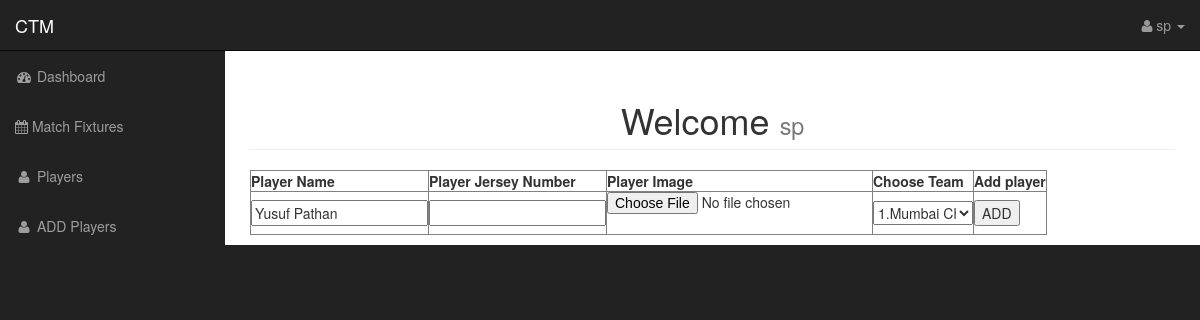
The page /admin/edit_player.php?edit_player=7 (signed in) on the database as committed earlier.
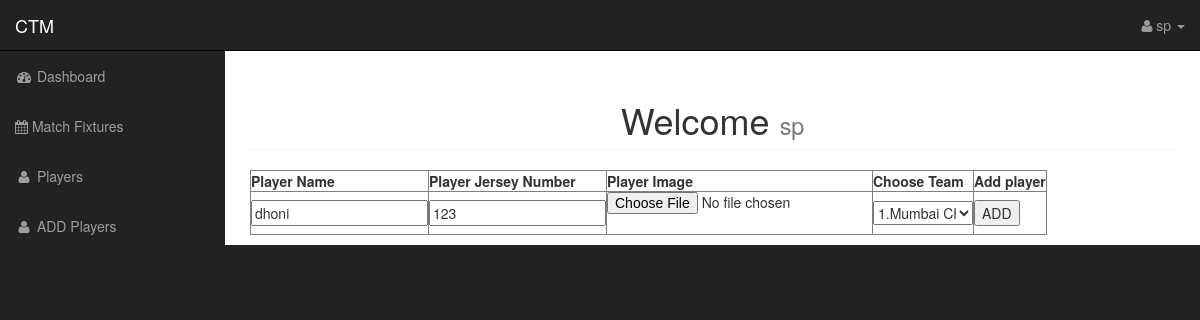
The same page on the database as committed later.
### tables this page shows
CREATE TABLE `team_players` (
  `player_id` int(11) NOT NULL,
  `player_name` varchar(100) DEFAULT NULL,
  `team_id` int(11) DEFAULT NULL,
  `player_img` text DEFAULT NULL,
  `jersey_num` int(11) DEFAULT NULL
);

### admin/edit_player.php (the view, shortened to what this page needs)
<!DOCTYPE html>
<html lang="en">
    <head>
    </head>
    <?php include "includes/header.php" ?>
    <body>
        <div id="wrapper">
            <?php include "includes/navigation.php" ?>
            <div id="page-wrapper">
                <div class="container-fluid">
                    <div class="row" style="width: auto;">
                        <div class="col-lg-12">
                            <h1 class="text-center page-header">
                                Welcome
                                <small><?php echo $_SESSION['username']; ?></small>
                            </h1>
                            <?php
                        if (isset($_GET['edit_player'])) {
                            $get_player_id = $_GET['edit_player'];
                        }
                        $query = "SELECT * FROM team_players WHERE player_id = '$get_player_id'";
                        $run = mysqli_query($conn, $query);
                        while ($row = mysqli_fetch_assoc($run)) {
                            $player_image = $row['player_img'];
                            $player_name = $row['player_name'];
                            $jersey_num = $row['jersey_num'];
                        }
                        ?>
                            <form action="" method="post" enctype="multipart/form-data"
                                onsubmit="return validate_form()">
                                <table border="">
                                    <thead>
                                        <tr>
                                            <th>Player Name</th>
                                            <th>Player Jersey Number</th>
                                            <th>Player Image</th>
                                            <th>Choose Team</th>
                                            <th>Add player</th>
                                        </tr>
                                    </thead>
                                    <tbody>
                                        <tr>
                                            <td><input type="text" name="name" value="<?php echo  $player_name; ?>" id="playerName">
                                                <br>
                                                <span id="nameError" style="color: red;"></span></td>
                                            <td><input type="text" name="jsnumber" value="<?php echo  $jersey_num; ?>" id="jsnumber">
                                                <br>
                                                <span id="jsError" style="color: red;"></span></td>
                                            <td><input type="file" name="image" id="image"
                                                    value="<?php echo  $player_image; ?>">
                                                <br>
                                                <span id="ImageError" style="color: red;"></span></td>
                                            <td><select name="team" id="" style="width:100px;">
                                                    <?php
                                                $select_team = "SELECT * FROM `team`";
                                                $select_team_query = mysqli_query($conn, $select_team);
                                                while ($fetch_all_team = mysqli_fetch_assoc($select_team_query)) {
                                                    $team_id = $fetch_all_team['id'];
                                                    $team_name = $fetch_all_team['name'];
                                                    echo " <option value='{$team_id}'>$team_id.$team_name</option>";
                                                }
                                                ?>
                                                </select></td>
                                            <td><input type="submit" name="update_player" value="ADD"></td>
                                        </tr>
                                    </tbody>
                                </table>
                            </form>
                        </div>
                    </div>
                </div>
            </div>
        </div>
    </body>
</html>

Rows that differ between the two databases and show on the page:
changed team_players: name "Yusuf Pathan" → "dhoni"; jsnumber (not shown) → "123"
